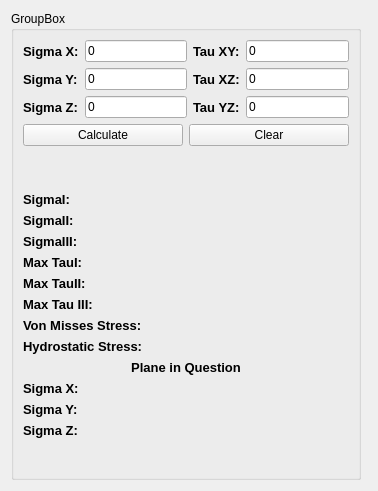
          <widget class="QWidget" name="mCirlce3d">
           <attribute name="title">
            <string>3D Mohr Circle</string>
           </attribute>
           <layout class="QHBoxLayout" name="horizontalLayout_14">
            <item>
             <widget class="QGroupBox" name="groupBox_5">
              <property name="sizePolicy">
               <sizepolicy hsizetype="Expanding" vsizetype="Expanding">
                <horstretch>0</horstretch>
                <verstretch>0</verstretch>
               </sizepolicy>
              </property>
              <property name="maximumSize">
               <size>
                <width>350</width>
                <height>16777215</height>
               </size>
              </property>
              <property name="title">
               <string>GroupBox</string>
              </property>
              <layout class="QVBoxLayout" name="verticalLayout_9">
               <item>
                <layout class="QHBoxLayout" name="horizontalLayout_10">
                 <item>
                  <layout class="QFormLayout" name="formLayout_10">
                   <item row="0" column="0">
                    <widget class="QLabel" name="label_42">
                     <property name="font">
                      <font>
                       <pointsize>10</pointsize>
                       <weight>75</weight>
                       <bold>true</bold>
                      </font>
                     </property>
                     <property name="text">
                      <string>Sigma X:</string>
                     </property>
                    </widget>
                   </item>
                   <item row="1" column="0">
                    <widget class="QLabel" name="label_43">
                     <property name="font">
                      <font>
                       <pointsize>10</pointsize>
                       <weight>75</weight>
                       <bold>true</bold>
                      </font>
                     </property>
                     <property name="text">
                      <string>Sigma Y:</string>
                     </property>
                    </widget>
                   </item>
                   <item row="2" column="0">
                    <widget class="QLabel" name="label_44">
                     <property name="font">
                      <font>
                       <pointsize>10</pointsize>
                       <weight>75</weight>
                       <bold>true</bold>
                      </font>
                     </property>
                     <property name="text">
                      <string>Sigma Z:</string>
                     </property>
                    </widget>
                   </item>
                   <item row="0" column="1">
                    <widget class="QLineEdit" name="sigmaX3dEdit">
                     <property name="text">
                      <string>0</string>
                     </property>
                    </widget>
                   </item>
                   <item row="1" column="1">
                    <widget class="QLineEdit" name="sigmaY3dEdit">
                     <property name="text">
                      <string>0</string>
                     </property>
                    </widget>
                   </item>
                   <item row="2" column="1">
                    <widget class="QLineEdit" name="sigmaZ3dEdit">
                     <property name="text">
                      <string>0</string>
                     </property>
                    </widget>
                   </item>
                  </layout>
                 </item>
                 <item>
                  <layout class="QFormLayout" name="formLayout_6">
                   <item row="0" column="0">
                    <widget class="QLabel" name="label_36">
                     <property name="font">
                      <font>
                       <pointsize>10</pointsize>
                       <weight>75</weight>
                       <bold>true</bold>
                      </font>
                     </property>
                     <property name="text">
                      <string>Tau XY:</string>
                     </property>
                    </widget>
                   </item>
                   <item row="0" column="1">
                    <widget class="QLineEdit" name="tauxy3dEdit">
                     <property name="text">
                      <string>0</string>
                     </property>
                    </widget>
                   </item>
                   <item row="1" column="0">
                    <widget class="QLabel" name="label_39">
                     <property name="font">
                      <font>
                       <pointsize>10</pointsize>
                       <weight>75</weight>
                       <bold>true</bold>
                      </font>
                     </property>
                     <property name="text">
                      <string>Tau XZ:</string>
                     </property>
                    </widget>
                   </item>
                   <item row="1" column="1">
                    <widget class="QLineEdit" name="tauxz3dEdit">
                     <property name="text">
                      <string>0</string>
                     </property>
                    </widget>
                   </item>
                   <item row="2" column="0">
                    <widget class="QLabel" name="label_41">
                     <property name="font">
                      <font>
                       <pointsize>10</pointsize>
                       <weight>75</weight>
                       <bold>true</bold>
                      </font>
                     </property>
                     <property name="text">
                      <string>Tau YZ:</string>
                     </property>
                    </widget>
                   </item>
                   <item row="2" column="1">
                    <widget class="QLineEdit" name="tauyz3dEdit">
                     <property name="text">
                      <string>0</string>
                     </property>
                    </widget>
                   </item>
                  </layout>
                 </item>
                </layout>
               </item>
               <item>
                <layout class="QHBoxLayout" name="horizontalLayout_11">
                 <item>
                  <widget class="QPushButton" name="calculate3DMohrCircleBtn">
                   <property name="text">
                    <string>Calculate</string>
                   </property>
                  </widget>
                 </item>
                 <item>
                  <widget class="QPushButton" name="pushButton">
                   <property name="text">
                    <string>Clear</string>
                   </property>
                  </widget>
                 </item>
                </layout>
               </item>
               <item>
                <spacer name="verticalSpacer_3">
                 <property name="orientation">
                  <enum>Qt::Vertical</enum>
                 </property>
                 <property name="sizeHint" stdset="0">
                  <size>
                   <width>20</width>
                   <height>40</height>
                  </size>
                 </property>
                </spacer>
               </item>
               <item>
                <layout class="QFormLayout" name="formLayout_11">
                 <item row="0" column="0">
                  <widget class="QLabel" name="label_45">
                   <property name="font">
                    <font>
                     <pointsize>10</pointsize>
                     <weight>75</weight>
                     <bold>true</bold>
                    </font>
                   </property>
                   <property name="text">
                    <string>SigmaI:</string>
                   </property>
                  </widget>
                 </item>
                 <item row="1" column="0">
                  <widget class="QLabel" name="label_46">
                   <property name="font">
                    <font>
                     <pointsize>10</pointsize>
                     <weight>75</weight>
                     <bold>true</bold>
                    </font>
                   </property>
                   <property name="text">
                    <string>SigmaII:</string>
                   </property>
                  </widget>
                 </item>
                 <item row="2" column="0">
                  <widget class="QLabel" name="label_47">
                   <property name="font">
                    <font>
                     <pointsize>10</pointsize>
                     <weight>75</weight>
                     <bold>true</bold>
                    </font>
                   </property>
                   <property name="text">
                    <string>SigmaIII:</string>
                   </property>
                  </widget>
                 </item>
                 <item row="3" column="0">
                  <widget class="QLabel" name="label_48">
                   <property name="font">
                    <font>
                     <pointsize>10</pointsize>
                     <weight>75</weight>
                     <bold>true</bold>
                    </font>
                   </property>
                   <property name="text">
                    <string>Max TauI:</string>
                   </property>
                  </widget>
                 </item>
                 <item row="4" column="0">
                  <widget class="QLabel" name="label_49">
                   <property name="font">
                    <font>
                     <pointsize>10</pointsize>
                     <weight>75</weight>
                     <bold>true</bold>
                    </font>
                   </property>
                   <property name="text">
                    <string>Max TauII:</string>
                   </property>
                  </widget>
                 </item>
                 <item row="5" column="0">
                  <widget class="QLabel" name="label_50">
                   <property name="font">
                    <font>
                     <pointsize>10</pointsize>
                     <weight>75</weight>
                     <bold>true</bold>
                    </font>
                   </property>
                   <property name="text">
                    <string>Max Tau III:</string>
                   </property>
                  </widget>
                 </item>
                 <item row="8" column="0" colspan="2">
                  <widget class="QLabel" name="label_51">
                   <property name="font">
                    <font>
                     <pointsize>10</pointsize>
                     <weight>75</weight>
                     <bold>true</bold>
                    </font>
                   </property>
                   <property name="text">
                    <string>Plane in Question</string>
                   </property>
                   <property name="alignment">
                    <set>Qt::AlignCenter</set>
                   </property>
                  </widget>
                 </item>
                 <item row="9" column="0">
                  <widget class="QLabel" name="label_52">
                   <property name="font">
                    <font>
                     <pointsize>10</pointsize>
                     <weight>75</weight>
                     <bold>true</bold>
                    </font>
                   </property>
                   <property name="text">
                    <string>Sigma X:</string>
                   </property>
                  </widget>
                 </item>
                 <item row="10" column="0">
                  <widget class="QLabel" name="label_53">
                   <property name="font">
                    <font>
                     <pointsize>10</pointsize>
                     <weight>75</weight>
                     <bold>true</bold>
                    </font>
                   </property>
                   <property name="text">
                    <string>Sigma Y:</string>
                   </property>
                  </widget>
                 </item>
                 <item row="11" column="0">
                  <widget class="QLabel" name="label_54">
                   <property name="font">
                    <font>
                     <pointsize>10</pointsize>
                     <weight>75</weight>
                     <bold>true</bold>
                    </font>
                   </property>
                   <property name="text">
                    <string>Sigma Z:</string>
                   </property>
                  </widget>
                 </item>
                 <item row="0" column="1">
                  <widget class="QLabel" name="sigmaI3dLbl">
                   <property name="font">
                    <font>
                     <pointsize>10</pointsize>
                     <weight>75</weight>
                     <bold>true</bold>
                    </font>
                   </property>
                   <property name="text">
                    <string/>
                   </property>
                   <property name="alignment">
                    <set>Qt::AlignRight|Qt::AlignTrailing|Qt::AlignVCenter</set>
                   </property>
                  </widget>
                 </item>
                 <item row="1" column="1">
                  <widget class="QLabel" name="sigmaII3dLbl">
                   <property name="font">
                    <font>
                     <pointsize>10</pointsize>
                     <weight>75</weight>
                     <bold>true</bold>
                    </font>
                   </property>
                   <property name="text">
                    <string/>
                   </property>
                   <property name="alignment">
                    <set>Qt::AlignRight|Qt::AlignTrailing|Qt::AlignVCenter</set>
                   </property>
                  </widget>
                 </item>
                 <item row="2" column="1">
                  <widget class="QLabel" name="sigmaIII3dLbl">
                   <property name="font">
                    <font>
                     <pointsize>10</pointsize>
                     <weight>75</weight>
                     <bold>true</bold>
                    </font>
                   </property>
                   <property name="text">
                    <string/>
                   </property>
                   <property name="alignment">
                    <set>Qt::AlignRight|Qt::AlignTrailing|Qt::AlignVCenter</set>
                   </property>
                  </widget>
                 </item>
                 <item row="3" column="1">
                  <widget class="QLabel" name="maxTauI3dLbl">
                   <property name="font">
                    <font>
                     <pointsize>10</pointsize>
                     <weight>75</weight>
                     <bold>true</bold>
                    </font>
                   </property>
                   <property name="text">
                    <string/>
                   </property>
                   <property name="alignment">
                    <set>Qt::AlignRight|Qt::AlignTrailing|Qt::AlignVCenter</set>
                   </property>
                  </widget>
                 </item>
                 <item row="4" column="1">
                  <widget class="QLabel" name="maxTauII3dLbl">
                   <property name="font">
                    <font>
                     <pointsize>10</pointsize>
                     <weight>75</weight>
                     <bold>true</bold>
                    </font>
                   </property>
                   <property name="text">
                    <string/>
                   </property>
                   <property name="alignment">
                    <set>Qt::AlignRight|Qt::AlignTrailing|Qt::AlignVCenter</set>
                   </property>
                  </widget>
                 </item>
                 <item row="5" column="1">
                  <widget class="QLabel" name="maxTauIII3dLbl">
                   <property name="font">
                    <font>
                     <pointsize>10</pointsize>
                     <weight>75</weight>
                     <bold>true</bold>
                    </font>
                   </property>
                   <property name="text">
                    <string/>
                   </property>
                   <property name="alignment">
                    <set>Qt::AlignRight|Qt::AlignTrailing|Qt::AlignVCenter</set>
                   </property>
                  </widget>
                 </item>
                 <item row="9" column="1">
                  <widget class="QLabel" name="label_61">
                   <property name="font">
                    <font>
                     <pointsize>10</pointsize>
                     <weight>75</weight>
                     <bold>true</bold>
                    </font>
                   </property>
                   <property name="text">
                    <string/>
                   </property>
                   <property name="alignment">
                    <set>Qt::AlignRight|Qt::AlignTrailing|Qt::AlignVCenter</set>
                   </property>
                  </widget>
                 </item>
                 <item row="10" column="1">
                  <widget class="QLabel" name="label_62">
                   <property name="font">
                    <font>
                     <pointsize>10</pointsize>
                     <weight>75</weight>
                     <bold>true</bold>
                    </font>
                   </property>
                   <property name="text">
                    <string/>
                   </property>
                   <property name="alignment">
                    <set>Qt::AlignRight|Qt::AlignTrailing|Qt::AlignVCenter</set>
                   </property>
                  </widget>
                 </item>
                 <item row="11" column="1">
                  <widget class="QLabel" name="label_63">
                   <property name="font">
                    <font>
                     <pointsize>10</pointsize>
                     <weight>75</weight>
                     <bold>true</bold>
                    </font>
                   </property>
                   <property name="text">
                    <string/>
                   </property>
                   <property name="alignment">
                    <set>Qt::AlignRight|Qt::AlignTrailing|Qt::AlignVCenter</set>
                   </property>
                  </widget>
                 </item>
                 <item row="6" column="0">
                  <widget class="QLabel" name="label_64">
                   <property name="font">
                    <font>
                     <pointsize>10</pointsize>
                     <weight>75</weight>
                     <bold>true</bold>
                    </font>
                   </property>
                   <property name="text">
                    <string>Von Misses Stress:</string>
                   </property>
                  </widget>
                 </item>
                 <item row="6" column="1">
                  <widget class="QLabel" name="vm3dLbl">
                   <property name="font">
                    <font>
                     <pointsize>10</pointsize>
                     <weight>75</weight>
                     <bold>true</bold>
                    </font>
                   </property>
                   <property name="text">
                    <string/>
                   </property>
                   <property name="alignment">
                    <set>Qt::AlignRight|Qt::AlignTrailing|Qt::AlignVCenter</set>
                   </property>
                  </widget>
                 </item>
                 <item row="7" column="0">
                  <widget class="QLabel" name="label_55">
                   <property name="font">
                    <font>
                     <pointsize>10</pointsize>
                     <weight>75</weight>
                     <bold>true</bold>
                    </font>
                   </property>
                   <property name="text">
                    <string>Hydrostatic Stress:</string>
                   </property>
                  </widget>
                 </item>
                 <item row="7" column="1">
                  <widget class="QLabel" name="hydrostaticStress3D">
                   <property name="font">
                    <font>
                     <pointsize>10</pointsize>
                     <weight>75</weight>
                     <bold>true</bold>
                    </font>
                   </property>
                   <property name="text">
                    <string/>
                   </property>
                   <property name="alignment">
                    <set>Qt::AlignRight|Qt::AlignTrailing|Qt::AlignVCenter</set>
                   </property>
                  </widget>
                 </item>
                </layout>
               </item>
               <item>
                <spacer name="verticalSpacer_2">
                 <property name="orientation">
                  <enum>Qt::Vertical</enum>
                 </property>
                 <property name="sizeHint" stdset="0">
                  <size>
                   <width>20</width>
                   <height>30</height>
                  </size>
                 </property>
                </spacer>
               </item>
              </layout>
             </widget>
            </item>
            <item>
             <widget class="MplPlotWidget" name="mohrCirclePlot3D" native="true">
              <property name="sizePolicy">
               <sizepolicy hsizetype="Expanding" vsizetype="Expanding">
                <horstretch>0</horstretch>
                <verstretch>0</verstretch>
               </sizepolicy>
              </property>
             </widget>
            </item>
           </layout>
          </widget>
